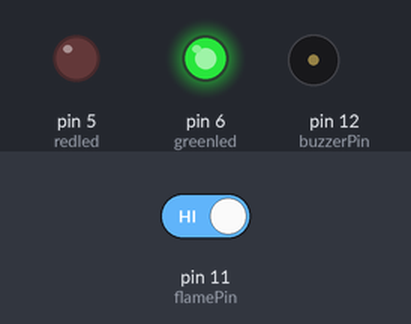
This sketch was run on a simulated Arduino Uno, built with avr-gcc and run on an emulated ATmega328P. Shown: output pins drawn as LEDs (lit = HIGH), buzzer (waves = sounding, pin HIGH). Inputs (shaded band) come from the test bench; at power-on: pin 11 (flamePin) HIGH. What the sketch prints to the serial monitor is not drawn.

Above: at 1.2 s.
1.3 s: pin 11 (flamePin) driven LOW
At 2.2 s:
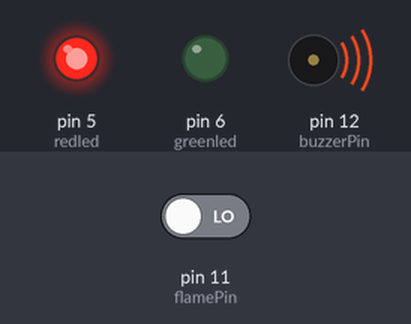
2.8 s: pin 11 (flamePin) driven HIGH
At 4.3 s:
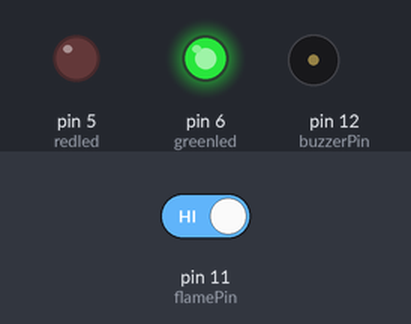
Timing chart, 0 to 5.8 s (numbered marks = the images above; inputs shaded):
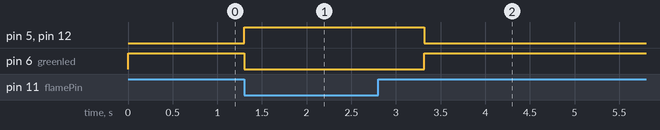

Measured:
- after the input at 1.3 s, pin 5 (redled), pin 12 (buzzerPin): LOW → HIGH at once; pin 6 (greenled): HIGH → LOW at once
- after the input at 2.8 s, pin 5 (redled), pin 12 (buzzerPin): HIGH → LOW after 0.52 s; pin 6 (greenled): LOW → HIGH after 0.52 s

The sketch:

flame_sensor_With_gsm.ino
```cpp
const int buzzerPin = 12;
const int flamePin = 11;
int Flame = HIGH;
int redled = 5;
int greenled = 6;
void setup()
{
  pinMode(buzzerPin, OUTPUT);
  pinMode(redled, OUTPUT);
  pinMode(greenled, OUTPUT);

  pinMode(flamePin, INPUT);
  Serial.begin(9600);
}

void loop()
{
  Flame = digitalRead(flamePin);
  if (Flame== LOW)
  {

      Serial.println("ATDxxxxxxxxx;"); // ATDxxxxxxxxxx; semicolon should be at the last ;AT command that follows UART protocol;
    digitalWrite(buzzerPin, HIGH);
    digitalWrite(redled, HIGH);
    digitalWrite(greenled, LOW);
       Serial.println("AT+CMGF=1");    //Sets the GSM Module in Text Mode
     delay(1000);  // Delay of 1 second
     Serial.println("AT+CMGS=\"+917028264965\"\r"); // Replace x with mobile number
     Serial.println("Smoke Has Been Detected");// The SMS text you want to send
     Serial.println((char)26);// ASCII code of CTRL+Z for saying the end of sms to  the module
     //delay(100);


  }
  else
  {

    digitalWrite(buzzerPin, LOW);
    digitalWrite(greenled, HIGH);
    digitalWrite(redled, LOW);
  }
}
```
